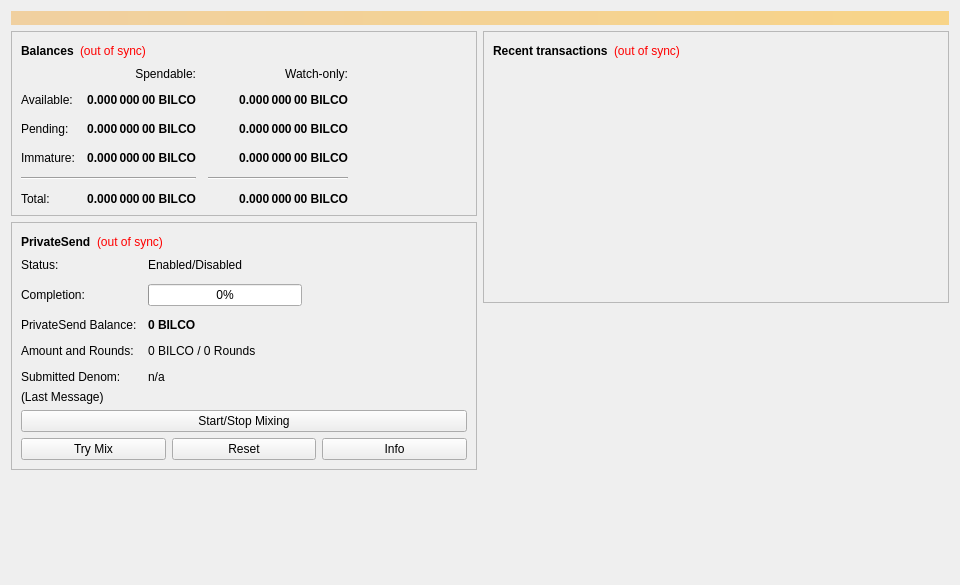
<?xml version="1.0" encoding="UTF-8"?>
<ui version="4.0">
 <class>OverviewPage</class>
 <widget class="QWidget" name="OverviewPage">
  <property name="geometry">
   <rect>
    <x>0</x>
    <y>0</y>
    <width>960</width>
    <height>585</height>
   </rect>
  </property>
  <property name="minimumSize">
   <size>
    <width>960</width>
    <height>0</height>
   </size>
  </property>
  <property name="windowTitle">
   <string>Form</string>
  </property>
  <layout class="QVBoxLayout" name="topLayout">
   <item>
    <widget class="QLabel" name="labelAlerts">
     <property name="visible">
      <bool>false</bool>
     </property>
     <property name="styleSheet">
      <string notr="true">QLabel { background-color: qlineargradient(x1: 0, y1: 0, x2: 1, y2: 0, stop:0 #F0D0A0, stop:1 #F8D488); color:#000000; }</string>
     </property>
     <property name="wordWrap">
      <bool>true</bool>
     </property>
     <property name="margin">
      <number>3</number>
     </property>
     <property name="textInteractionFlags">
      <set>Qt::TextSelectableByMouse</set>
     </property>
    </widget>
   </item>
   <item>
    <layout class="QHBoxLayout" name="horizontalLayout" stretch="1,1">
     <item>
      <layout class="QVBoxLayout" name="verticalLayout_2">
       <item>
        <widget class="QFrame" name="frame">
         <property name="frameShape">
          <enum>QFrame::StyledPanel</enum>
         </property>
         <property name="frameShadow">
          <enum>QFrame::Raised</enum>
         </property>
         <layout class="QVBoxLayout" name="verticalLayout_4">
          <item>
           <layout class="QHBoxLayout" name="horizontalLayout_4">
            <item>
             <widget class="QLabel" name="label_5">
              <property name="font">
               <font>
                <weight>75</weight>
                <bold>true</bold>
               </font>
              </property>
              <property name="text">
               <string>Balances</string>
              </property>
             </widget>
            </item>
            <item>
             <widget class="QLabel" name="labelWalletStatus">
              <property name="toolTip">
               <string>The displayed information may be out of date. Your wallet automatically synchronizes with the Billiecoin network after a connection is established, but this process has not completed yet.</string>
              </property>
              <property name="styleSheet">
               <string notr="true">QLabel { color: red; }</string>
              </property>
              <property name="text">
               <string notr="true">(out of sync)</string>
              </property>
              <property name="alignment">
               <set>Qt::AlignLeading|Qt::AlignLeft|Qt::AlignVCenter</set>
              </property>
             </widget>
            </item>
            <item>
             <spacer name="horizontalSpacer_3">
              <property name="orientation">
               <enum>Qt::Horizontal</enum>
              </property>
              <property name="sizeHint" stdset="0">
               <size>
                <width>40</width>
                <height>20</height>
               </size>
              </property>
             </spacer>
            </item>
           </layout>
          </item>
          <item>
           <layout class="QGridLayout" name="gridLayout">
            <property name="spacing">
             <number>12</number>
            </property>
            <item row="2" column="2">
             <widget class="QLabel" name="labelWatchPending">
              <property name="font">
               <font>
                <weight>75</weight>
                <bold>true</bold>
               </font>
              </property>
              <property name="cursor">
               <cursorShape>IBeamCursor</cursorShape>
              </property>
              <property name="toolTip">
               <string>Unconfirmed transactions to watch-only addresses</string>
              </property>
              <property name="text">
               <string notr="true">0.000 000 00 BILCO</string>
              </property>
              <property name="alignment">
               <set>Qt::AlignRight|Qt::AlignTrailing|Qt::AlignVCenter</set>
              </property>
              <property name="textInteractionFlags">
               <set>Qt::LinksAccessibleByMouse|Qt::TextSelectableByKeyboard|Qt::TextSelectableByMouse</set>
              </property>
             </widget>
            </item>
            <item row="2" column="1">
             <widget class="QLabel" name="labelUnconfirmed">
              <property name="font">
               <font>
                <weight>75</weight>
                <bold>true</bold>
               </font>
              </property>
              <property name="cursor">
               <cursorShape>IBeamCursor</cursorShape>
              </property>
              <property name="toolTip">
               <string>Total of transactions that have yet to be confirmed, and do not yet count toward the spendable balance</string>
              </property>
              <property name="text">
               <string notr="true">0.000 000 00 BILCO</string>
              </property>
              <property name="alignment">
               <set>Qt::AlignRight|Qt::AlignTrailing|Qt::AlignVCenter</set>
              </property>
              <property name="textInteractionFlags">
               <set>Qt::LinksAccessibleByMouse|Qt::TextSelectableByKeyboard|Qt::TextSelectableByMouse</set>
              </property>
             </widget>
            </item>
            <item row="3" column="2">
             <widget class="QLabel" name="labelWatchImmature">
              <property name="font">
               <font>
                <weight>75</weight>
                <bold>true</bold>
               </font>
              </property>
              <property name="cursor">
               <cursorShape>IBeamCursor</cursorShape>
              </property>
              <property name="toolTip">
               <string>Mined balance in watch-only addresses that has not yet matured</string>
              </property>
              <property name="text">
               <string notr="true">0.000 000 00 BILCO</string>
              </property>
              <property name="alignment">
               <set>Qt::AlignRight|Qt::AlignTrailing|Qt::AlignVCenter</set>
              </property>
              <property name="textInteractionFlags">
               <set>Qt::LinksAccessibleByMouse|Qt::TextSelectableByKeyboard|Qt::TextSelectableByMouse</set>
              </property>
             </widget>
            </item>
            <item row="4" column="0" colspan="2">
             <widget class="Line" name="lineSpendableBalance">
              <property name="orientation">
               <enum>Qt::Horizontal</enum>
              </property>
             </widget>
            </item>
            <item row="4" column="2">
             <widget class="Line" name="lineWatchBalance">
              <property name="sizePolicy">
               <sizepolicy hsizetype="Preferred" vsizetype="Fixed">
                <horstretch>0</horstretch>
                <verstretch>0</verstretch>
               </sizepolicy>
              </property>
              <property name="minimumSize">
               <size>
                <width>140</width>
                <height>0</height>
               </size>
              </property>
              <property name="orientation">
               <enum>Qt::Horizontal</enum>
              </property>
             </widget>
            </item>
            <item row="5" column="0">
             <widget class="QLabel" name="labelTotalText">
              <property name="text">
               <string>Total:</string>
              </property>
             </widget>
            </item>
            <item row="3" column="1">
             <widget class="QLabel" name="labelImmature">
              <property name="font">
               <font>
                <weight>75</weight>
                <bold>true</bold>
               </font>
              </property>
              <property name="cursor">
               <cursorShape>IBeamCursor</cursorShape>
              </property>
              <property name="toolTip">
               <string>Mined balance that has not yet matured</string>
              </property>
              <property name="text">
               <string notr="true">0.000 000 00 BILCO</string>
              </property>
              <property name="alignment">
               <set>Qt::AlignRight|Qt::AlignTrailing|Qt::AlignVCenter</set>
              </property>
              <property name="textInteractionFlags">
               <set>Qt::LinksAccessibleByMouse|Qt::TextSelectableByKeyboard|Qt::TextSelectableByMouse</set>
              </property>
             </widget>
            </item>
            <item row="2" column="3">
             <spacer name="horizontalSpacer_2">
              <property name="orientation">
               <enum>Qt::Horizontal</enum>
              </property>
              <property name="sizeHint" stdset="0">
               <size>
                <width>40</width>
                <height>20</height>
               </size>
              </property>
             </spacer>
            </item>
            <item row="3" column="0">
             <widget class="QLabel" name="labelImmatureText">
              <property name="text">
               <string>Immature:</string>
              </property>
             </widget>
            </item>
            <item row="5" column="1">
             <widget class="QLabel" name="labelTotal">
              <property name="font">
               <font>
                <weight>75</weight>
                <bold>true</bold>
               </font>
              </property>
              <property name="cursor">
               <cursorShape>IBeamCursor</cursorShape>
              </property>
              <property name="toolTip">
               <string>Your current total balance</string>
              </property>
              <property name="text">
               <string notr="true">0.000 000 00 BILCO</string>
              </property>
              <property name="alignment">
               <set>Qt::AlignRight|Qt::AlignTrailing|Qt::AlignVCenter</set>
              </property>
              <property name="textInteractionFlags">
               <set>Qt::LinksAccessibleByMouse|Qt::TextSelectableByKeyboard|Qt::TextSelectableByMouse</set>
              </property>
             </widget>
            </item>
            <item row="5" column="2">
             <widget class="QLabel" name="labelWatchTotal">
              <property name="font">
               <font>
                <weight>75</weight>
                <bold>true</bold>
               </font>
              </property>
              <property name="cursor">
               <cursorShape>IBeamCursor</cursorShape>
              </property>
              <property name="toolTip">
               <string>Current total balance in watch-only addresses</string>
              </property>
              <property name="text">
               <string notr="true">0.000 000 00 BILCO</string>
              </property>
              <property name="alignment">
               <set>Qt::AlignRight|Qt::AlignTrailing|Qt::AlignVCenter</set>
              </property>
              <property name="textInteractionFlags">
               <set>Qt::LinksAccessibleByMouse|Qt::TextSelectableByKeyboard|Qt::TextSelectableByMouse</set>
              </property>
             </widget>
            </item>
            <item row="0" column="2">
             <widget class="QLabel" name="labelWatchonly">
              <property name="text">
               <string>Watch-only:</string>
              </property>
              <property name="alignment">
               <set>Qt::AlignRight|Qt::AlignTrailing|Qt::AlignVCenter</set>
              </property>
             </widget>
            </item>
            <item row="1" column="0">
             <widget class="QLabel" name="labelBalanceText">
              <property name="text">
               <string>Available:</string>
              </property>
             </widget>
            </item>
            <item row="1" column="1">
             <widget class="QLabel" name="labelBalance">
              <property name="font">
               <font>
                <weight>75</weight>
                <bold>true</bold>
               </font>
              </property>
              <property name="cursor">
               <cursorShape>IBeamCursor</cursorShape>
              </property>
              <property name="toolTip">
               <string>Your current spendable balance</string>
              </property>
              <property name="text">
               <string notr="true">0.000 000 00 BILCO</string>
              </property>
              <property name="alignment">
               <set>Qt::AlignRight|Qt::AlignTrailing|Qt::AlignVCenter</set>
              </property>
              <property name="textInteractionFlags">
               <set>Qt::LinksAccessibleByMouse|Qt::TextSelectableByKeyboard|Qt::TextSelectableByMouse</set>
              </property>
             </widget>
            </item>
            <item row="1" column="2">
             <widget class="QLabel" name="labelWatchAvailable">
              <property name="font">
               <font>
                <weight>75</weight>
                <bold>true</bold>
               </font>
              </property>
              <property name="cursor">
               <cursorShape>IBeamCursor</cursorShape>
              </property>
              <property name="toolTip">
               <string>Your current balance in watch-only addresses</string>
              </property>
              <property name="text">
               <string notr="true">0.000 000 00 BILCO</string>
              </property>
              <property name="alignment">
               <set>Qt::AlignRight|Qt::AlignTrailing|Qt::AlignVCenter</set>
              </property>
              <property name="textInteractionFlags">
               <set>Qt::LinksAccessibleByMouse|Qt::TextSelectableByKeyboard|Qt::TextSelectableByMouse</set>
              </property>
             </widget>
            </item>
            <item row="2" column="0">
             <widget class="QLabel" name="labelPendingText">
              <property name="text">
               <string>Pending:</string>
              </property>
             </widget>
            </item>
            <item row="0" column="1">
             <widget class="QLabel" name="labelSpendable">
              <property name="text">
               <string>Spendable:</string>
              </property>
              <property name="alignment">
               <set>Qt::AlignRight|Qt::AlignTrailing|Qt::AlignVCenter</set>
              </property>
             </widget>
            </item>
           </layout>
          </item>
         </layout>
        </widget>
       </item>
       <item>
        <widget class="QFrame" name="framePrivateSend">
         <property name="layoutDirection">
          <enum>Qt::LeftToRight</enum>
         </property>
         <property name="frameShape">
          <enum>QFrame::StyledPanel</enum>
         </property>
         <property name="frameShadow">
          <enum>QFrame::Raised</enum>
         </property>
         <layout class="QVBoxLayout" name="VerticalLayout_PS1">
          <item>
           <layout class="QHBoxLayout" name="horizontalLayout_5">
            <item>
             <widget class="QLabel" name="labelPrivateSendHeader">
              <property name="font">
               <font>
                <weight>75</weight>
                <bold>true</bold>
               </font>
              </property>
              <property name="text">
               <string>PrivateSend</string>
              </property>
             </widget>
            </item>
            <item>
             <widget class="QLabel" name="labelPrivateSendSyncStatus">
              <property name="toolTip">
               <string>The displayed information may be out of date. Your wallet automatically synchronizes with the Billiecoin network after a connection is established, but this process has not completed yet.</string>
              </property>
              <property name="styleSheet">
               <string notr="true">QLabel { color: red; }</string>
              </property>
              <property name="text">
               <string notr="true">(out of sync)</string>
              </property>
              <property name="alignment">
               <set>Qt::AlignLeading|Qt::AlignLeft|Qt::AlignVCenter</set>
              </property>
             </widget>
            </item>
            <item>
             <spacer name="horizontalSpacer_4">
              <property name="orientation">
               <enum>Qt::Horizontal</enum>
              </property>
              <property name="sizeHint" stdset="0">
               <size>
                <width>40</width>
                <height>20</height>
               </size>
              </property>
             </spacer>
            </item>
           </layout>
          </item>
          <item>
           <layout class="QFormLayout" name="privateSendFormLayout">
            <property name="fieldGrowthPolicy">
             <enum>QFormLayout::AllNonFixedFieldsGrow</enum>
            </property>
            <property name="horizontalSpacing">
             <number>11</number>
            </property>
            <property name="verticalSpacing">
             <number>12</number>
            </property>
            <item row="0" column="0">
             <widget class="QLabel" name="labelPrivateSendEnabledText">
              <property name="text">
               <string>Status:</string>
              </property>
             </widget>
            </item>
            <item row="0" column="1">
             <widget class="QLabel" name="labelPrivateSendEnabled">
              <property name="text">
               <string>Enabled/Disabled</string>
              </property>
             </widget>
            </item>
            <item row="1" column="0">
             <widget class="QLabel" name="labelCompletitionText">
              <property name="text">
               <string>Completion:</string>
              </property>
             </widget>
            </item>
            <item row="1" column="1">
             <widget class="QProgressBar" name="privateSendProgress">
              <property name="maximumSize">
               <size>
                <width>154</width>
                <height>16777215</height>
               </size>
              </property>
              <property name="value">
               <number>0</number>
              </property>
             </widget>
            </item>
            <item row="2" column="0">
             <widget class="QLabel" name="labelAnonymizedText">
              <property name="text">
               <string>PrivateSend Balance:</string>
              </property>
             </widget>
            </item>
            <item row="2" column="1">
             <widget class="QLabel" name="labelAnonymized">
              <property name="font">
               <font>
                <weight>75</weight>
                <bold>true</bold>
               </font>
              </property>
              <property name="text">
               <string notr="true">0 BILCO</string>
              </property>
             </widget>
            </item>
            <item row="3" column="0">
             <widget class="QLabel" name="labelAmountAndRoundsText">
              <property name="text">
               <string>Amount and Rounds:</string>
              </property>
             </widget>
            </item>
            <item row="3" column="1">
             <widget class="QLabel" name="labelAmountRounds">
              <property name="text">
               <string>0 BILCO / 0 Rounds</string>
              </property>
             </widget>
            </item>
            <item row="4" column="0">
             <widget class="QLabel" name="labelSubmittedDenomText">
              <property name="text">
               <string>Submitted Denom:</string>
              </property>
             </widget>
            </item>
            <item row="4" column="1">
             <widget class="QLabel" name="labelSubmittedDenom">
              <property name="toolTip">
               <string>The denominations you submitted to the Masternode.&lt;br&gt;To mix, other users must submit the exact same denominations.</string>
              </property>
              <property name="text">
               <string>n/a</string>
              </property>
             </widget>
            </item>
           </layout>
          </item>
          <item>
           <layout class="QVBoxLayout" name="VerticalLayout_PS">
            <item>
             <widget class="QLabel" name="labelPrivateSendLastMessage">
              <property name="text">
               <string>(Last Message)</string>
              </property>
              <property name="alignment">
               <set>Qt::AlignLeading|Qt::AlignLeft|Qt::AlignTop</set>
              </property>
              <property name="wordWrap">
               <bool>true</bool>
              </property>
             </widget>
            </item>
            <item>
             <widget class="QPushButton" name="togglePrivateSend">
              <property name="sizePolicy">
               <sizepolicy hsizetype="MinimumExpanding" vsizetype="Fixed">
                <horstretch>0</horstretch>
                <verstretch>0</verstretch>
               </sizepolicy>
              </property>
              <property name="text">
               <string>Start/Stop Mixing</string>
              </property>
             </widget>
            </item>
            <item>
             <layout class="QHBoxLayout" name="horizontalLayout_debugbuttons">
              <item>
               <widget class="QPushButton" name="privateSendAuto">
                <property name="sizePolicy">
                 <sizepolicy hsizetype="MinimumExpanding" vsizetype="Fixed">
                  <horstretch>0</horstretch>
                  <verstretch>0</verstretch>
                 </sizepolicy>
                </property>
                <property name="toolTip">
                 <string>Try to manually submit a PrivateSend request.</string>
                </property>
                <property name="text">
                 <string>Try Mix</string>
                </property>
               </widget>
              </item>
              <item>
               <widget class="QPushButton" name="privateSendReset">
                <property name="sizePolicy">
                 <sizepolicy hsizetype="MinimumExpanding" vsizetype="Fixed">
                  <horstretch>0</horstretch>
                  <verstretch>0</verstretch>
                 </sizepolicy>
                </property>
                <property name="toolTip">
                 <string>Reset the current status of PrivateSend (can interrupt PrivateSend if it's in the process of Mixing, which can cost you money!)</string>
                </property>
                <property name="autoFillBackground">
                 <bool>false</bool>
                </property>
                <property name="text">
                 <string>Reset</string>
                </property>
               </widget>
              </item>
              <item>
               <widget class="QPushButton" name="privateSendInfo">
                <property name="sizePolicy">
                 <sizepolicy hsizetype="MinimumExpanding" vsizetype="Fixed">
                  <horstretch>0</horstretch>
                  <verstretch>0</verstretch>
                 </sizepolicy>
                </property>
                <property name="toolTip">
                 <string>Information about PrivateSend and Mixing</string>
                </property>
                <property name="text">
                 <string>Info</string>
                </property>
               </widget>
              </item>
             </layout>
            </item>
           </layout>
          </item>
         </layout>
        </widget>
       </item>
       <item>
        <spacer name="verticalSpacer">
         <property name="orientation">
          <enum>Qt::Vertical</enum>
         </property>
         <property name="sizeHint" stdset="0">
          <size>
           <width>20</width>
           <height>40</height>
          </size>
         </property>
        </spacer>
       </item>
      </layout>
     </item>
     <item>
      <layout class="QVBoxLayout" name="verticalLayout_3">
       <item>
        <widget class="QFrame" name="frame_2">
         <property name="frameShape">
          <enum>QFrame::StyledPanel</enum>
         </property>
         <property name="frameShadow">
          <enum>QFrame::Raised</enum>
         </property>
         <layout class="QVBoxLayout" name="verticalLayout">
          <item>
           <layout class="QHBoxLayout" name="horizontalLayout_2">
            <item>
             <widget class="QLabel" name="label_4">
              <property name="font">
               <font>
                <weight>75</weight>
                <bold>true</bold>
               </font>
              </property>
              <property name="text">
               <string>Recent transactions</string>
              </property>
             </widget>
            </item>
            <item>
             <widget class="QLabel" name="labelTransactionsStatus">
              <property name="toolTip">
               <string>The displayed information may be out of date. Your wallet automatically synchronizes with the Billiecoin network after a connection is established, but this process has not completed yet.</string>
              </property>
              <property name="styleSheet">
               <string notr="true">QLabel { color: red; }</string>
              </property>
              <property name="text">
               <string notr="true">(out of sync)</string>
              </property>
              <property name="alignment">
               <set>Qt::AlignLeading|Qt::AlignLeft|Qt::AlignVCenter</set>
              </property>
             </widget>
            </item>
            <item>
             <spacer name="horizontalSpacer">
              <property name="orientation">
               <enum>Qt::Horizontal</enum>
              </property>
              <property name="sizeHint" stdset="0">
               <size>
                <width>40</width>
                <height>20</height>
               </size>
              </property>
             </spacer>
            </item>
           </layout>
          </item>
          <item>
           <widget class="QListView" name="listTransactions">
            <property name="styleSheet">
             <string notr="true">QListView { background: transparent; }</string>
            </property>
            <property name="frameShape">
             <enum>QFrame::NoFrame</enum>
            </property>
            <property name="verticalScrollBarPolicy">
             <enum>Qt::ScrollBarAlwaysOff</enum>
            </property>
            <property name="horizontalScrollBarPolicy">
             <enum>Qt::ScrollBarAlwaysOff</enum>
            </property>
            <property name="selectionMode">
             <enum>QAbstractItemView::NoSelection</enum>
            </property>
           </widget>
          </item>
         </layout>
        </widget>
       </item>
       <item>
        <spacer name="verticalSpacer_2">
         <property name="orientation">
          <enum>Qt::Vertical</enum>
         </property>
         <property name="sizeHint" stdset="0">
          <size>
           <width>20</width>
           <height>40</height>
          </size>
         </property>
        </spacer>
       </item>
      </layout>
     </item>
    </layout>
   </item>
  </layout>
 </widget>
 <resources/>
 <connections/>
</ui>
